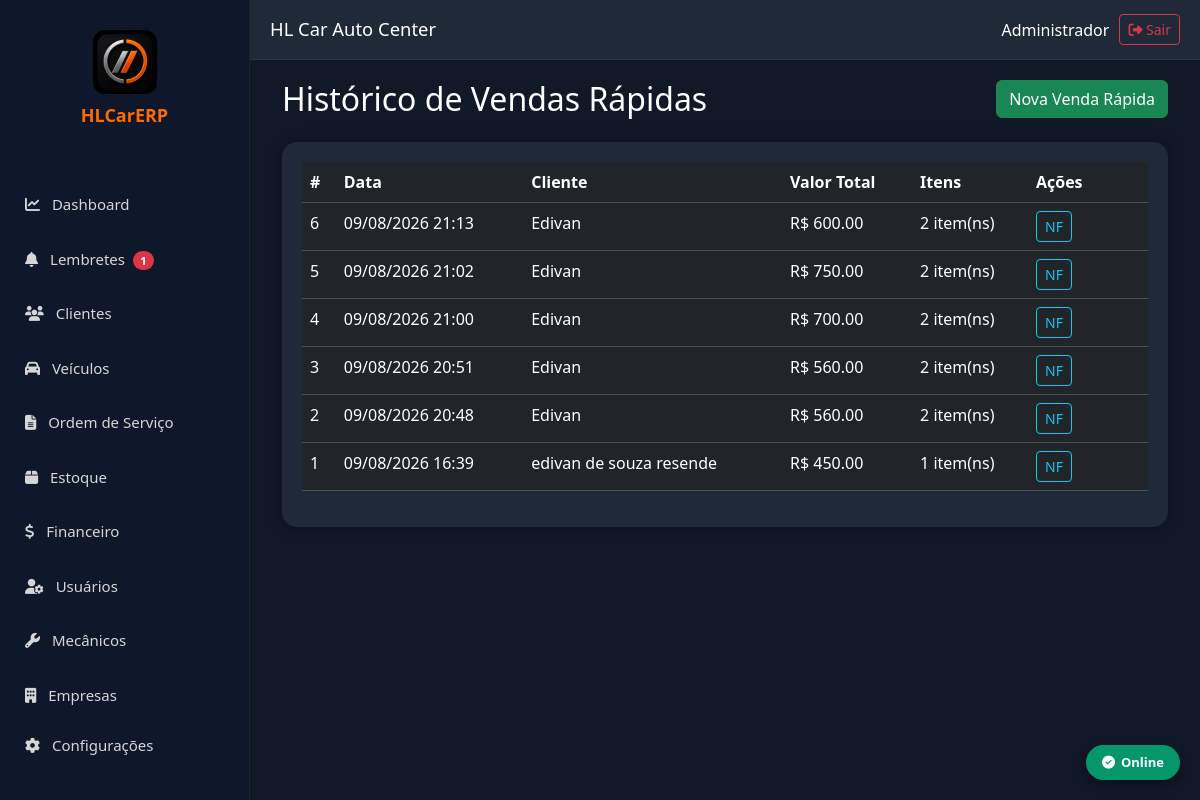
Screenshot of /vendas-rapidas (signed in) with the database file from the repository.
### models.py (models this page shows)
class VendaRapida(db.Model):
    __tablename__ = "vendas_rapidas"
    id = db.Column(db.Integer, primary_key=True)
    empresa_id = db.Column(db.Integer, db.ForeignKey("empresas.id"), nullable=False, index=True)
    cliente_id = db.Column(db.Integer, db.ForeignKey("clientes.id"), nullable=True)
    data_venda = db.Column(db.DateTime, default=datetime.utcnow)
    valor_total = db.Column(Numeric(18, 2), default=0)
    observacoes = db.Column(db.Text)
    usuario_id = db.Column(db.Integer, db.ForeignKey("usuarios.id"))
    criado_em = db.Column(db.DateTime, default=datetime.utcnow)
    empresa = db.relationship("Empresa")
    cliente = db.relationship("Cliente")
    usuario = db.relationship("Usuario")
    itens = db.relationship("ItemVendaRapida", back_populates="venda", cascade="all, delete-orphan")

class Cliente(db.Model):
    __tablename__ = "clientes"
    id = db.Column(db.Integer, primary_key=True)
    empresa_id = db.Column(db.Integer, db.ForeignKey("empresas.id"), nullable=False, index=True)
    nome = db.Column(db.String(200), nullable=False)
    tipo = db.Column(db.String(20), default="FISICA")
    cpf_cnpj = db.Column(db.String(20))
    rg_ie = db.Column(db.String(30))
    telefone = db.Column(db.String(30))
    whatsapp = db.Column(db.String(30))
    email = db.Column(db.String(150))
    cep = db.Column(db.String(15))
    endereco = db.Column(db.String(200))
    numero = db.Column(db.String(20))
    complemento = db.Column(db.String(100))
    bairro = db.Column(db.String(100))
    cidade = db.Column(db.String(100))
    estado = db.Column(db.String(2))
    observacoes = db.Column(db.Text)
    data_nascimento = db.Column(db.Date, nullable=True)
    ativo = db.Column(db.Boolean, default=True, nullable=False)
    criado_em = db.Column(db.DateTime, default=datetime.utcnow, nullable=False)
    alterado_em = db.Column(db.DateTime, default=datetime.utcnow, onupdate=datetime.utcnow)
    empresa = db.relationship("Empresa")
    __table_args__ = (
        Index("idx_cliente_nome", "empresa_id", "nome"),
        Index("idx_cliente_cpf", "empresa_id", "cpf_cnpj"),
    )

### app.py (the view)
@app.route("/vendas-rapidas")
@login_required
def listar_vendas_rapidas():
    eid = empresa_atual()
    if not eid:
        return redirect("/login")
    vendas = VendaRapida.query.filter_by(empresa_id=eid).order_by(VendaRapida.id.desc()).limit(100).all()
    return render_template("vendas_rapidas.html", vendas=vendas)

### app.py (called while the page is built)
def login_required(f):
    @wraps(f)
    def decorated_function(*args, **kwargs):
        if "usuario_id" not in session:
            return redirect("/login")
        return f(*args, **kwargs)
    return decorated_function

def empresa_atual():
    eid = session.get("empresa_id")
    if not eid:
        session.clear()
        return None
    return eid

### templates/vendas_rapidas.html (shortened to what this page needs)
{% extends "base.html" %}
{% block conteudo %}
<div class="container-fluid">
    <div class="d-flex justify-content-between align-items-center mb-4">
        <h2 class="text-white mb-0">Histórico de Vendas Rápidas</h2>
        <a href="/venda-rapida" class="btn btn-success">Nova Venda Rápida</a>
    </div>
    <div class="card-dashboard">
        <div class="table-responsive">
            <table class="table table-dark table-hover">
                <thead>
                    <tr>
                        <th>#</th>
                        <th>Data</th>
                        <th>Cliente</th>
                        <th>Valor Total</th>
                        <th>Itens</th>
                        <th width="120">Ações</th>
                    </tr>
                </thead>
                <tbody>
                    {% for v in vendas %}
                    <tr>
                        <td>{{ v.id }}</td>
                        <td>{{ v.data_venda.strftime('%d/%m/%Y %H:%M') if v.data_venda else '-' }}</td>
                        <td>{{ v.cliente.nome if v.cliente else 'Balcão' }}</td>
                        <td>R$ {{ "%.2f"|format(v.valor_total or 0) }}</td>
                        <td>{{ v.itens|length }} item(ns)</td>
                        <td>
                            <a href="/vendas-rapidas/{{ v.id }}/nfse" class="btn btn-outline-info btn-sm" title="Emitir NFS-e">
                                NF
                            </a>
                        </td>
                    </tr>
                    {% else %}
                    <tr>
                        <td colspan="6" class="text-center text-secondary py-4">Nenhuma venda rápida registrada.</td>
                    </tr>
                    {% endfor %}
                </tbody>
            </table>
        </div>
    </div>
</div>
{% endblock %}

### templates/base.html (style rules this page uses)
* { margin:0; padding:0; box-sizing:border-box; font-family:Segoe UI,Tahoma,Geneva,Verdana,sans-serif; }
body { background:#111827; overflow-x:hidden; }
.card-dashboard { background:#1f2937; border-radius:15px; padding:20px; color:white; box-shadow:0 0 15px rgba(0,0,0,.35); transition:.3s; }
.table-responsive { overflow-x:auto; -webkit-overflow-scrolling:touch; }
.table-dark th, .table-dark td { white-space:nowrap; }

### rows the page displays
VendaRapida: id "6", data_venda "09/08/2026 21:13", cliente "Edivan", valor_total "600.00", itens|length "2"
VendaRapida: id "5", data_venda "09/08/2026 21:02", cliente "Edivan", valor_total "750.00", itens|length "2"
VendaRapida: id "4", data_venda "09/08/2026 21:00", cliente "Edivan", valor_total "700.00", itens|length "2"
VendaRapida: id "3", data_venda "09/08/2026 20:51", cliente "Edivan", valor_total "560.00", itens|length "2"
VendaRapida: id "2", data_venda "09/08/2026 20:48", cliente "Edivan", valor_total "560.00", itens|length "2"
VendaRapida: id "1", data_venda "09/08/2026 16:39", cliente "edivan de souza resende", valor_total "450.00", itens|length "1"

### other values shown
{{ lembretes_pendentes }} "1"
{{ session.get('usuario_nome', 'Usuário') }} "Administrador"
